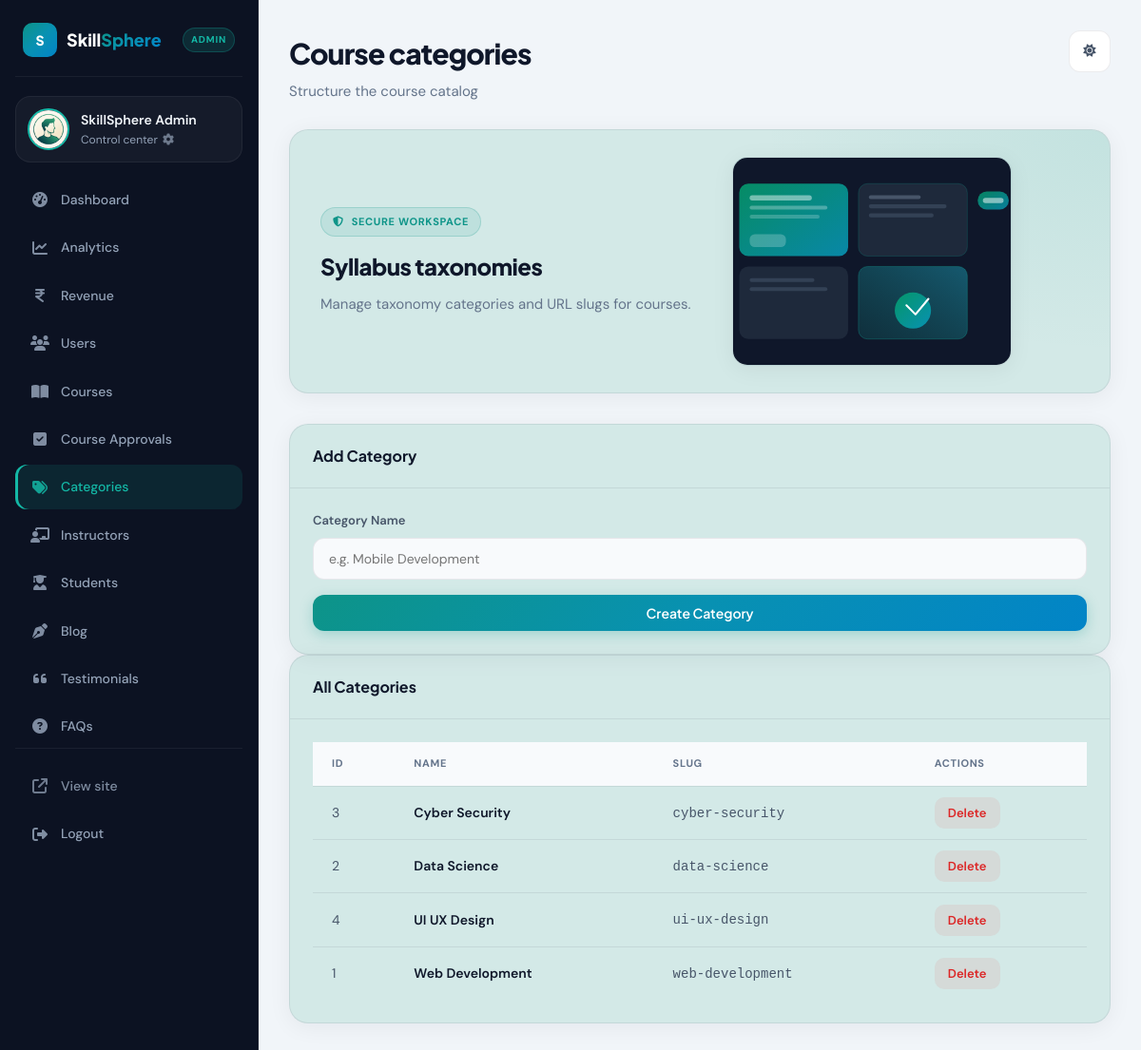
Page /admin/courses/categories.php (signed in) on the committed database.
### tables this page shows
CREATE TABLE categories (

    id INT PRIMARY KEY AUTO_INCREMENT,

    category_name VARCHAR(100)
    UNIQUE NOT NULL,

    slug VARCHAR(120)
    UNIQUE,

    created_at TIMESTAMP
    DEFAULT CURRENT_TIMESTAMP

);

### db.php (called while the page is built, shortened)
<?php
try{
    $conn = mysqli_connect(
        DB_HOST,
        DB_USER,
        DB_PASS,
        DB_NAME
    );
}catch(Exception $e){
    die(
        "Database Connection Failed"
    );
}
mysqli_set_charset(
    $conn,
    "utf8mb4"
);
function dbQuery($query, $params = [], $types = "") {
    global $conn;
    $stmt = mysqli_prepare($conn, $query);
    if (!empty($params)) {
        if (empty($types)) {
            $types = str_repeat("s", count($params));
        }
        mysqli_stmt_bind_param($stmt, $types, ...$params);
    }
    $execute = mysqli_stmt_execute($stmt);
    $result = mysqli_stmt_get_result($stmt);
    return $result;
}
function fetchAllSecure($query, $params = [], $types = "") {
    $result = dbQuery($query, $params, $types);
    $rows = [];
    while ($row = mysqli_fetch_assoc($result)) {
        $rows[] = $row;
    }
    return $rows;
}
?>

### admin/courses/categories.php (the view, shortened to what this page needs)
<?php
$categoriesList = fetchAllSecure("SELECT * FROM categories ORDER BY category_name ASC");
$adminPage = 'categories';
$adminHeading = 'Course categories';
$adminSubheading = 'Structure the course catalog';
$adminIllustration = '../assets/images/admin-courses.svg';
$adminHeroTitle = 'Syllabus taxonomies';
$adminHeroText = 'Manage taxonomy categories and URL slugs for courses.';
include '../includes/head.php';
include '../includes/sidebar.php';
?>
<div class="admin-main">
<?php include '../includes/topbar.php'; ?>
<div class="grid grid-3">
    <div class="admin-panel reveal" style="grid-column: span 1;">
        <div class="admin-panel__head"><h3>Add Category</h3></div>
        <div class="admin-panel__body">
            <form method="POST">
                <div class="form-group">
                    <label for="category_name">Category Name</label>
                    <input type="text" name="category_name" id="category_name" class="form-control" required placeholder="e.g. Mobile Development">
                </div>
                <button type="submit" name="add_category" class="admin-btn admin-btn--primary" style="margin-top:1rem; width:100%;">Create Category</button>
            </form>
        </div>
    </div>
    <div class="admin-panel reveal" style="grid-column: span 2;">
        <div class="admin-panel__head"><h3>All Categories</h3></div>
        <div class="admin-panel__body">
            <div class="admin-table-wrap">
                <table>
                    <thead>
                        <tr>
                            <th>ID</th>
                            <th>Name</th>
                            <th>Slug</th>
                            <th>Actions</th>
                        </tr>
                    </thead>
                    <tbody>
                        <?php foreach ($categoriesList as $c): ?>
                        <tr>
                            <td><?php echo $c['id']; ?></td>
                            <td><strong><?php echo htmlspecialchars($c['category_name']); ?></strong></td>
                            <td><code><?php echo htmlspecialchars($c['slug']); ?></code></td>
                            <td>
                                <a href="categories.php?delete=<?php echo $c['id']; ?>" class="delete-btn" onclick="return confirm('Delete category? All courses in this category will set category_id to NULL.');">Delete</a>
                            </td>
                        </tr>
                        <?php endforeach; ?>
                    </tbody>
                </table>
            </div>
        </div>
    </div>
</div>
</div>
<?php include '../includes/footer.php'; ?>

### admin/includes/head.php (shortened to what this page needs)
<?php
$adminPage = $adminPage ?? '';
$pathPrefix = '';
$currSelf = $_SERVER['PHP_SELF'];
if (strpos($currSelf, '/users/') !== false ||
    strpos($currSelf, '/courses/') !== false ||
    strpos($currSelf, '/instructors/') !== false ||
    strpos($currSelf, '/students/') !== false ||
    strpos($currSelf, '/content/') !== false) {
    $pathPrefix = '../';
}
?>
<!DOCTYPE html>
<html lang="en">
<head>
<link rel="stylesheet" href="https://cdnjs.cloudflare.com/ajax/libs/font-awesome/6.5.1/css/all.min.css">
<link rel="stylesheet" href="<?php echo $pathPrefix; ?>admin.css">
</head>
<body class="admin-body">
<div class="admin-shell">

### admin/includes/sidebar.php (shortened to what this page needs)
<?php
$adminPage = $adminPage ?? '';
$profileImg = $pathPrefix . '../uploads/profiles/' . ($_SESSION['profile_image'] ?? 'default.png');
$adminName = htmlspecialchars($_SESSION['user_name'] ?? 'Administrator');
?>
<aside class="admin-sidebar" id="adminSidebar">
    <div class="admin-sidebar__brand">
        <a href="<?php echo $pathPrefix; ?>dashboard.php" class="admin-sidebar__logo">
            <span class="admin-sidebar__mark">S</span>
            <span>Skill<span class="accent">Sphere</span></span>
        </a>
        <span class="admin-sidebar__badge">Admin</span>
    </div>
    <div class="admin-sidebar__user">
        <a href="<?php echo $pathPrefix; ?>../settings.php" style="display:flex; gap:12px; align-items:center; text-decoration:none; color:inherit;">
            <img src="<?php echo htmlspecialchars($profileImg); ?>" alt="" class="admin-sidebar__avatar" onerror="this.src='<?php echo $pathPrefix; ?>../uploads/profiles/default.png'">
            <div>
                <strong><?php echo $adminName; ?></strong>
                <small style="display:block;">Control center <i class="fa-solid fa-gear" style="font-size:0.75rem; margin-left:2px; opacity:0.7;"></i></small>
            </div>
        </a>
    </div>
    <nav class="admin-nav" aria-label="Admin navigation" style="overflow-y: auto; max-height: calc(100vh - 200px); padding-bottom: 2rem;">
        <a href="<?php echo $pathPrefix; ?>dashboard.php" class="admin-nav__link <?php echo $adminPage === 'dashboard' ? 'is-active' : ''; ?>">
            <i class="fa-solid fa-gauge-high"></i><span>Dashboard</span>
        </a>
        <a href="<?php echo $pathPrefix; ?>analytics.php" class="admin-nav__link <?php echo $adminPage === 'analytics' ? 'is-active' : ''; ?>">
            <i class="fa-solid fa-chart-line"></i><span>Analytics</span>
        </a>
        <a href="<?php echo $pathPrefix; ?>revenue.php" class="admin-nav__link <?php echo $adminPage === 'revenue' ? 'is-active' : ''; ?>">
            <i class="fa-solid fa-indian-rupee-sign"></i><span>Revenue</span>
        </a>
        <a href="<?php echo $pathPrefix; ?>users/manage-users.php" class="admin-nav__link <?php echo $adminPage === 'users' ? 'is-active' : ''; ?>">
            <i class="fa-solid fa-users"></i><span>Users</span>
        </a>
        <a href="<?php echo $pathPrefix; ?>courses/manage-courses.php" class="admin-nav__link <?php echo $adminPage === 'courses' ? 'is-active' : ''; ?>">
            <i class="fa-solid fa-book-open"></i><span>Courses</span>
        </a>
        <a href="<?php echo $pathPrefix; ?>courses/approvals.php" class="admin-nav__link <?php echo $adminPage === 'approvals' ? 'is-active' : ''; ?>">
            <i class="fa-solid fa-square-check"></i><span>Course Approvals</span>
        </a>
        <a href="<?php echo $pathPrefix; ?>courses/categories.php" class="admin-nav__link <?php echo $adminPage === 'categories' ? 'is-active' : ''; ?>">
            <i class="fa-solid fa-tags"></i><span>Categories</span>
        </a>
        <a href="<?php echo $pathPrefix; ?>instructors/manage-instructors.php" class="admin-nav__link <?php echo $adminPage === 'instructors' ? 'is-active' : ''; ?>">
            <i class="fa-solid fa-chalkboard-user"></i><span>Instructors</span>
        </a>
        <a href="<?php echo $pathPrefix; ?>students/manage-students.php" class="admin-nav__link <?php echo $adminPage === 'students' ? 'is-active' : ''; ?>">
            <i class="fa-solid fa-user-graduate"></i><span>Students</span>
        </a>
        <a href="<?php echo $pathPrefix; ?>content/manage-blog.php" class="admin-nav__link <?php echo $adminPage === 'content' ? 'is-active' : ''; ?>">
            <i class="fa-solid fa-pen-nib"></i><span>Blog</span>
        </a>
        <a href="<?php echo $pathPrefix; ?>content/testimonials.php" class="admin-nav__link <?php echo $adminPage === 'testimonials' ? 'is-active' : ''; ?>">
            <i class="fa-solid fa-quote-left"></i><span>Testimonials</span>
        </a>
        <a href="<?php echo $pathPrefix; ?>content/faq.php" class="admin-nav__link <?php echo $adminPage === 'faq' ? 'is-active' : ''; ?>">
            <i class="fa-solid fa-circle-question"></i><span>FAQs</span>
        </a>
    </nav>
    <div class="admin-sidebar__footer">
        <a href="<?php echo $pathPrefix; ?>../index.php" class="admin-nav__link admin-nav__link--muted" target="_blank" rel="noopener">
            <i class="fa-solid fa-arrow-up-right-from-square"></i><span>View site</span>
        </a>
        <a href="<?php echo $pathPrefix; ?>../logout.php" class="admin-nav__link admin-nav__link--danger">
            <i class="fa-solid fa-right-from-bracket"></i><span>Logout</span>
        </a>
    </div>
</aside>

### admin/includes/topbar.php (shortened to what this page needs)
<?php
$adminHeading = $adminHeading ?? 'Dashboard';
$adminSubheading = $adminSubheading ?? '';
$adminIllustration = $adminIllustration ?? '';
?>
<header class="admin-topbar">
    <div class="admin-topbar__text">
        <h1><?php echo htmlspecialchars($adminHeading); ?></h1>
        <?php if ($adminSubheading): ?>
            <p><?php echo htmlspecialchars($adminSubheading); ?></p>
        <?php endif; ?>
    </div>
    <div class="admin-topbar__actions">
        <button type="button" class="admin-icon-btn" data-theme-toggle aria-label="Toggle theme">
            <i class="fa-solid fa-sun theme-toggle__icon theme-toggle__icon--sun"></i>
        </button>
    </div>
</header>
<?php if ($adminIllustration): ?>
<div class="admin-hero reveal">
    <div class="admin-hero__copy">
        <span class="admin-pill"><i class="fa-solid fa-shield-halved"></i> Secure workspace</span>
        <h2><?php echo htmlspecialchars($adminHeroTitle ?? 'Operations overview'); ?></h2>
        <p><?php echo htmlspecialchars($adminHeroText ?? 'Monitor platform health, content, and learner activity in real time.'); ?></p>
    </div>
    <div class="admin-hero__visual">
        <img src="<?php echo htmlspecialchars($adminIllustration); ?>" alt="" width="480" height="360" loading="lazy">
    </div>
</div>
<?php endif; ?>

### admin/includes/footer.php (shortened to what this page needs)
</div>
</body>
</html>

### rows in the picture
categories: id "3", category_name "Cyber Security", slug "cyber-security"
categories: id "2", category_name "Data Science", slug "data-science"
categories: id "4", category_name "UI UX Design", slug "ui-ux-design"
categories: id "1", category_name "Web Development", slug "web-development"

### other values in the picture
$adminName "SkillSphere Admin"
$adminHeading "Course categories"
$adminSubheading "Structure the course catalog"
$adminHeroTitle "Syllabus taxonomies"
$adminHeroText "Manage taxonomy categories and URL slugs for courses."
